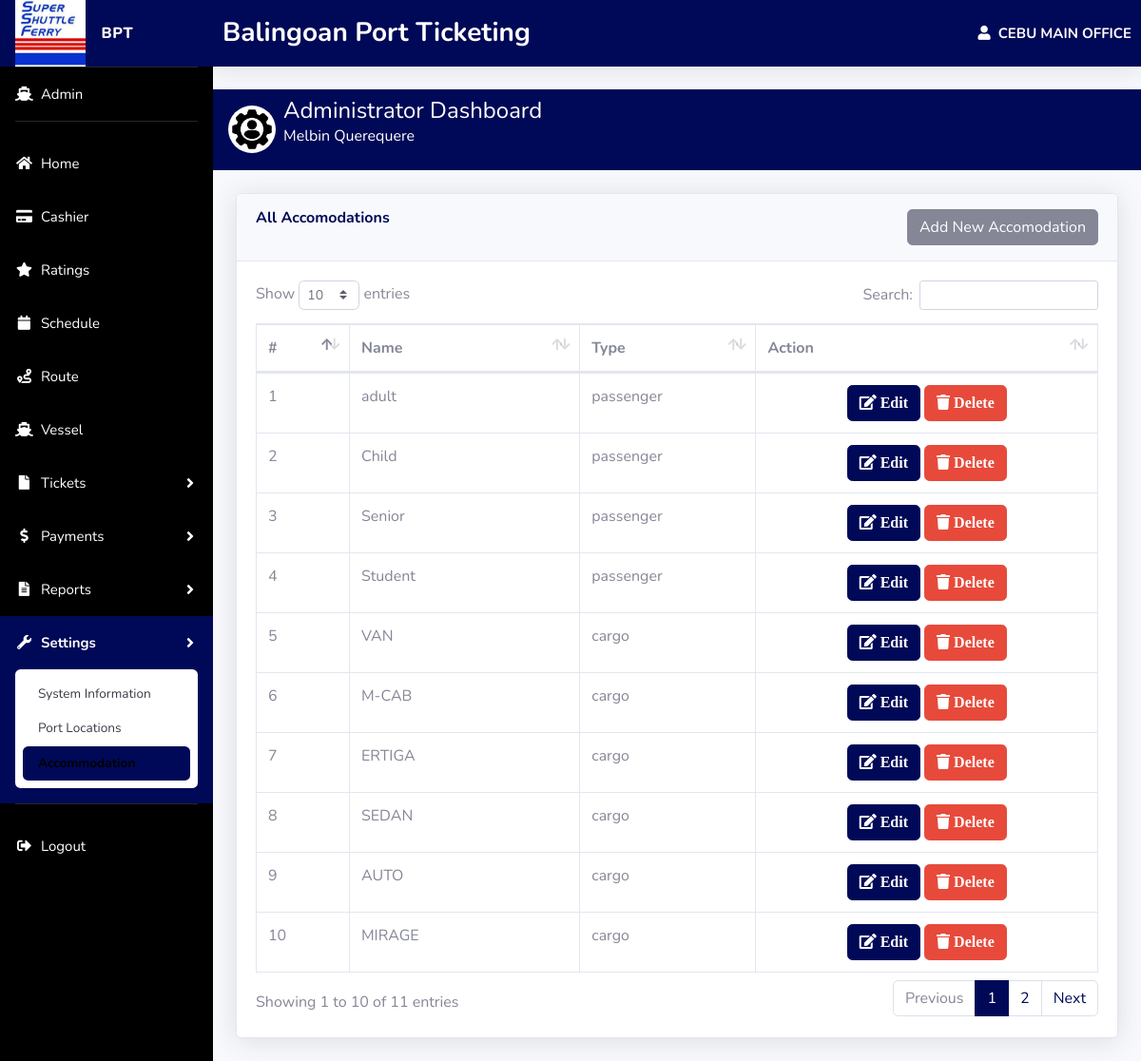
Page /admin/setting_accom.php (signed in) on the committed database.
### tables this page shows
CREATE TABLE `systeminfo` (
  `systeminfo_id` int(10) NOT NULL,
  `systeminfo_name` varchar(100) NOT NULL,
  `systeminfo_shortname` varchar(100) NOT NULL,
  `systeminfo_icon` varchar(100) DEFAULT NULL
);

CREATE TABLE `accomodations` (
  `accomodation_id` int(10) NOT NULL,
  `accomodation_name` varchar(100) NOT NULL,
  `accomodation_type` varchar(100) NOT NULL DEFAULT 'passenger',
  `accomodation_status` int(1) NOT NULL DEFAULT 1
);

### admin/setting_accom.php (the view, shortened to what this page needs)
<?php
include '../connection/database.php';
$get_accomodations = "SELECT * FROM `accomodations`";
$stmt_get_accomodations = $conn->query($get_accomodations);
$accomodations = $stmt_get_accomodations->fetchAll(PDO::FETCH_ASSOC);
?>
<?php include 'header.php' ?>
<div class="container-fluid">
    <div class="card shadow mb-4">
        <div class="card-header py-3 d-flex justify-content-between">
            <h6 class="m-0 font-weight-bold text-primary">All Accomodations</h6>
            <a class="btn btn-secondary" data-toggle="modal" data-target="#addAccomodation"> Add New Accomodation </a>
        </div>
        <div class="card-body">
            <div class="table-responsive">
                <table class="table table-bordered" id="dataTable" width="100%" cellspacing="0">
                    <thead>
                        <tr>
                            <th>#</th>
                            <th>Name</th>
                            <th>Type</th>
                            <th>Action</th>
                        </tr>
                    </thead>
                    <tbody>
                        <?php foreach ($accomodations as $accomodation): ?>
                            <tr>
                                <td><?php echo $accomodation['accomodation_id']; ?></td>
                                <td><?php echo $accomodation['accomodation_name']; ?></td>
                                <td><?php echo $accomodation['accomodation_type']; ?></td>
                                <td class="text-center">
                                    <a href="#" class="btn btn-primary edit" data-toggle="modal" data-target="#edit-accomodation"
                                        data-id="<?php echo $accomodation['accomodation_id']; ?>"
                                        data-name="<?php echo $accomodation['accomodation_name']; ?>"
                                        data-type="<?php echo $accomodation['accomodation_type']; ?>">
                                        <i class="fas fa-edit"> Edit</i>
                                    </a>
                                    <a href="#" class="btn btn-danger delete" data-toggle="modal" data-target="#delete-accomodation"
                                        data-id="<?php echo $accomodation['accomodation_id']; ?>">
                                        <i class="fas fa-trash"> Delete</i>
                                    </a>
                                </td>
                            </tr>
                        <?php endforeach; ?>
                    </tbody>
                </table>
            </div>
        </div>
    </div>
</div>
<?php include 'footer.php' ?>

### admin/header.php (shortened to what this page needs)
<?php
$query = "SELECT * FROM `systeminfo` WHERE `systeminfo_id` = 1";
$stmt = $conn->prepare($query);
$stmt->execute();
$system_info = $stmt->fetch();
$systeminfo_name = $system_info['systeminfo_name'];
$systeminfo_shortname = $system_info['systeminfo_shortname'];
$systeminfo_icon = $system_info['systeminfo_icon'] ? $system_info['systeminfo_icon'] : 'default-logo.png';
?>
<!DOCTYPE html>
<html lang="en">
<head>
    <link href="assets/admin/vendor/fontawesome-free/css/all.min.css" rel="stylesheet" type="text/css">
    <link href="assets/admin/css/sb-admin-2.min.css" rel="stylesheet">
    <link href="assets/admin/vendor/datatables/dataTables.bootstrap4.min.css" rel="stylesheet">
    <link href="https://cdn.jsdelivr.net/npm/sweetalert2@11/dist/sweetalert2.min.css" rel="stylesheet">
</head>
<body id="page-top">
    <div id="wrapper">
        <ul class="navbar-nav sidebar sidebar-dark accordion" id="accordionSidebar" style="background:rgb(0, 0, 0); color: white !important;">
            <a class="sidebar-brand d-flex align-items-center justify-content-start" href="admin" style="background: #000957 ">
                <img class="img-profile" src="assets/system_image/<?php echo $systeminfo_icon; ?>" style="height: 70px; width: auto;">
                <div class="sidebar-brand-text mx-3" style="color: white !important"><?php echo $systeminfo_shortname; ?></div>
            </a>
            <hr class="sidebar-divider my-0">
            <li class="nav-item" id="">
                <a class="nav-link" href="dashboard.php">
                    <i class="fas fa-fw fa-ship"></i>
                    <span>Admin</span>
                </a>
            </li>
            <hr class="sidebar-divider">
            <li class="nav-item" id="nav-dashboard">
                <a class="nav-link" href="dashboard.php">
                    <i class="fas fa-fw fa-home"></i>
                    <span>Home</span>
                </a>
            </li>
            <li class="nav-item" id="nav-cashier">
                <a class="nav-link" href="cashier.php">
                    <i class="fas fa-fw fa-credit-card"></i>
                    <span>Cashier</span>
                </a>
            </li>
            <li class="nav-item" id="nav-rating">
                <a class="nav-link" href="ratings.php">
                    <i class="fas fa-fw fa-star"></i>
                    <span>Ratings</span>
                </a>
            </li>
            <li class="nav-item" id="nav-schedule">
                <a class="nav-link" href="schedule.php">
                    <i class="fas fa-fw fa-calendar"></i>
                    <span>Schedule</span>
                </a>
            </li>
            <li class="nav-item" id="nav-route">
                <a class="nav-link" href="route.php">
                    <i class="fa fa-fw fa-route"></i>
                    <span>Route</span>
                </a>
            </li>
            <li class="nav-item" id="nav-ship">
                <a class="nav-link" href="ship.php">
                    <i class="fas fa-fw fa-ship"></i>
                    <span>Vessel</span>
                </a>
            </li>
            <li class="nav-item" id="nav-tickets">
                <a class="nav-link collapsed" href="#" data-toggle="collapse" data-target="#collapseTickets" aria-expanded="false" aria-controls="collapseTickets">
                    <i class="fa fa-fw fa-file"></i>
                    <span>Tickets</span>
                </a>
            </li>
            <li class="nav-item" id="nav-payment">
                <a class="nav-link collapsed" href="#" data-toggle="collapse" data-target="#collapsePayments" aria-expanded="false" aria-controls="collapsePayments">
                    <i class="fa fa-fw fa-dollar-sign"></i>
                    <span>Payments</span>
                </a>
            </li>
            <li class="nav-item" id="nav-reports">
                <a class="nav-link collapsed" href="#" data-toggle="collapse" data-target="#collapsereports" aria-expanded="false" aria-controls="collapsereports">
                    <i class="fas fa-fw fa-file-alt"></i>
                    <span>Reports</span>
                </a>
            </li>
            <li class="nav-item" id="nav-settings">
                <a class="nav-link collapsed" href="#" data-toggle="collapse" data-target="#collapseUtilities" aria-expanded="false" aria-controls="collapseUtilities">
                    <i class="fas fa-fw fa-wrench"></i>
                    <span>Settings</span>
                </a>
                <div id="collapseUtilities" class="collapse" aria-labelledby="headingUtilities" data-parent="#accordionSidebar">
                    <div class="bg-white py-2 collapse-inner rounded">
                        <a class="collapse-item" href="setting.php" id="setting-system">System Information</a>
                        <a class="collapse-item" href="setting_port.php" id="setting-port">Port Locations</a>
                        <a class="collapse-item" href="setting_accom.php" id="setting-accom">Accommodation</a>
                    </div>
                </div>
            </li>
            <hr class="sidebar-divider d-none d-md-block">
            <li class="nav-item">
                <a class="nav-link" href="logout.php">
                    <i class="fa fa-fw fa-sign-out-alt"></i>
                    <span>Logout</span>
                </a>
            </li>
        </ul>
        <div id="content-wrapper" class="d-flex flex-column">
            <div id="content">
                <nav class="navbar navbar-expand navbar-light topbar mb-4 static-top shadow" style="background: #000957; padding: 10px;">
                    <div class="container-fluid d-flex justify-content-between align-items-center w-100">
                        <h3 class="text-white font-weight-bold m-0"><?php echo $systeminfo_name; ?></h3>
                        <h6 style="font-size: 15px" class="text-white font-weight-bold m-0"><i class="fas fa-user"></i>&nbsp; CEBU MAIN OFFICE</h6>
                    </div>
                </nav>
                <div class="d-sm-flex align-items-center justify-content-left p-2 mb-4" style="background: #000957 ">
                    <img class="img-profile mx-2 rounded-circle" src="assets/admin/img/system_dashboard.jpg" style="height: 50px; width: auto;">
                    <div class="d-flex flex-column justify-content-center">
                        <h1 class="h4 mb-0" style="color: white !important;">Administrator Dashboard</h1>
                        <p style="color: white !important;">Melbin Querequere</p>
                    </div>
                </div>

### admin/header.php (style rules this page uses)
.navbar-nav .active span, .navbar-nav .active i { color: white !important; }
.navbar-nav span, .navbar-nav i { color: white !important; font-size: 15px !important; }
.active { background: #000957; color: black !important; }
.sidebar-dark .nav-item .nav-link[data-toggle=collapse]::after { color: white; }

### rows in the picture
systeminfo: systeminfo_icon (picture), systeminfo_shortname "BPT", systeminfo_name "Balingoan Port Ticketing"
accomodations: accomodation_id "1", accomodation_name "adult", accomodation_type "passenger"
accomodations: accomodation_id "2", accomodation_name "Child", accomodation_type "passenger"
accomodations: accomodation_id "3", accomodation_name "Senior", accomodation_type "passenger"
accomodations: accomodation_id "4", accomodation_name "Student", accomodation_type "passenger"
accomodations: accomodation_id "5", accomodation_name "VAN", accomodation_type "cargo"
accomodations: accomodation_id "6", accomodation_name "M-CAB", accomodation_type "cargo"
accomodations: accomodation_id "7", accomodation_name "ERTIGA", accomodation_type "cargo"
accomodations: accomodation_id "8", accomodation_name "SEDAN", accomodation_type "cargo"
accomodations: accomodation_id "9", accomodation_name "AUTO", accomodation_type "cargo"
accomodations: accomodation_id "10", accomodation_name "MIRAGE", accomodation_type "cargo"
